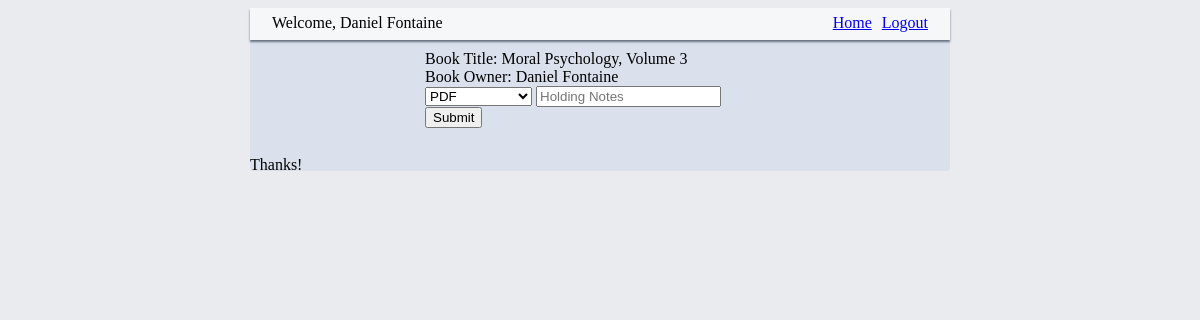
Page /book/744/holding_add (signed in) on the committed database.
### models.py (models this page shows, shortened)
class User(Base):
	__tablename__ = 'user'
	id = Column(Integer, primary_key=True)
	username = Column(String(32), index = True)
	picture = Column(String)
	email = Column(String, index=True)
	password_hash = Column(String(64))

class Book(Base):
	__tablename__ = 'books'
	id = Column(Integer, primary_key=True)
	isbn = Column(String(13))
	title = Column(String)
	author = Column(String)
	publisher = Column(String)
	cover_photo_url = Column(String)
	edition = Column(Integer)
	date = Column(String)
	file_type = Column(String)
	date_added = Column(DateTime, default=datetime.datetime.utcnow())
	user_id = Column(Integer, ForeignKey('user.id'))
	user = relationship(User)
	holdings = relationship('Holding', backref="books")

### view_controler.py (the view)
@app.route('/book/<int:id_num>/holding_add', methods=['GET', 'POST'])
def add_holding(id_num):
    if username() is not None:
        book = session.query(Book).filter_by(id=id_num).first()
        if request.method == 'POST':
            post_email = request.form['current_user']
            if post_email == login_session['email']:
                user_id = getUserID(post_email)
                holding_type = request.form['holding_type']
                holding_notes = request.form['holding_notes']
                add_holding = Holding(holding_type=holding_type,
                                      holding_notes=holding_notes,
                                      added_by=user_id,
                                      book_id=id_num)
                session.add(add_holding)
                session.commit()
                flash('Successfully Added New Holding')
                return redirect(url_for('mainpage'))
            else:
                flash("Action Denied")
                return redirect(url_for('mainpage'))
        else:
            return render_template('add_holding.html',
                               username=username(),
                               email=login_session['email'],
                               book=book)

### view_controler.py (called while the page is built)
def username():
    if 'username' in login_session:
        return login_session['username']
    else:
        return None

### templates/add_holding.html (shortened to what this page needs)
{% extends "container.html" %}
{% block top_interface %}
<div class="holding-edit-container">
<div class="book-info">
    <span>Book Title: {{book.title}}</span>
    <br>
    <span>Book Owner: {{book.user.username}}</span>
    <br>
</div>
<div class="user-add">
    <form method="post">
        <select action="{{ url_for('add_holding', id_num=book.id) }}" name="holding_type">
            <option value="PDF">PDF</option>
        </select>
        <input type="text" name="holding_notes" placeholder="Holding Notes" >
        <input name="Submit" type="submit"/>
    </form>
    <br>
</div>
</div>
{% endblock %}

### templates/container.html (shortened to what this page needs)
<!DOCTYPE html>
<html lang="en">
<head>
    <link rel="stylesheet" type="text/css" href="{{ url_for('static',filename='styles/style.css')}}">
</head>
<body>
    <main class="outer-container">
        <div class="top-bar">
            <div class="user-bar">
                {% with messages = get_flashed_messages() %}
                {% if messages %}
                    {% for message in messages %}
                    {{ message }}
                    {% endfor %}
                {% else %}
                    {% if username %}
                    Welcome, {{ username }}
                    {% else %}
                    You are not logged in
                    {% endif %}
                {% endif %}
                {% endwith %}
            </div>
            <div class="home-button">
                {% if not homebuttonoff %}
                <a href="{{ url_for('mainpage') }}">Home</a>
                {% endif %}
            </div>
            <div class="login-container">
                {% if username %}
                    <a href="{{ url_for('logout') }}">Logout</a>
                {% else %}
                    <a href="{{ url_for('showLogin')}}">Login</a>
                {% endif %}
            </div>
        </div>
        <div class = "inner-container">
            {% block top_interface %}
            {% endblock %}
        </div>
        <div class ="footer">
            Thanks!
        </div>
    </main>
</body>
</html>

### static/styles/style.css (style rules this page uses)
body { background-color: #e9ebee; }
.outer-container { max-width: 700px; border: 100px; margin: auto; background-color: #dae1ed; border-radius: 4px; }
.top-bar { display: flex; padding-left: 3%; padding-right: 3%; background-color: #f6f7f9; margin: auto; padding-bottom: 3px; border-left-width: 1px; border-right-width: 1px; border-top-width: 1px; padding-top: 5px; border-style: solid; border-color: #f6f7f9; border-bottom-width: 2px; box-shadow: 0 2px 2px 0px #677280; }
.footer { height: 15px; }
.inner-container { width: 100%; height: 100%; }
.user-bar { width: 100%; height: 1.3em; }
.home-button { margin-right: 10px; }
.holding-edit-container { width: 50%; margin: auto; margin-top: 10px; margin-bottom: 10px; }

### rows in the picture
User: username "Daniel Fontaine", user.username "Daniel Fontaine"
Book: title "Moral Psychology, Volume 3", holding_type "PDF"
